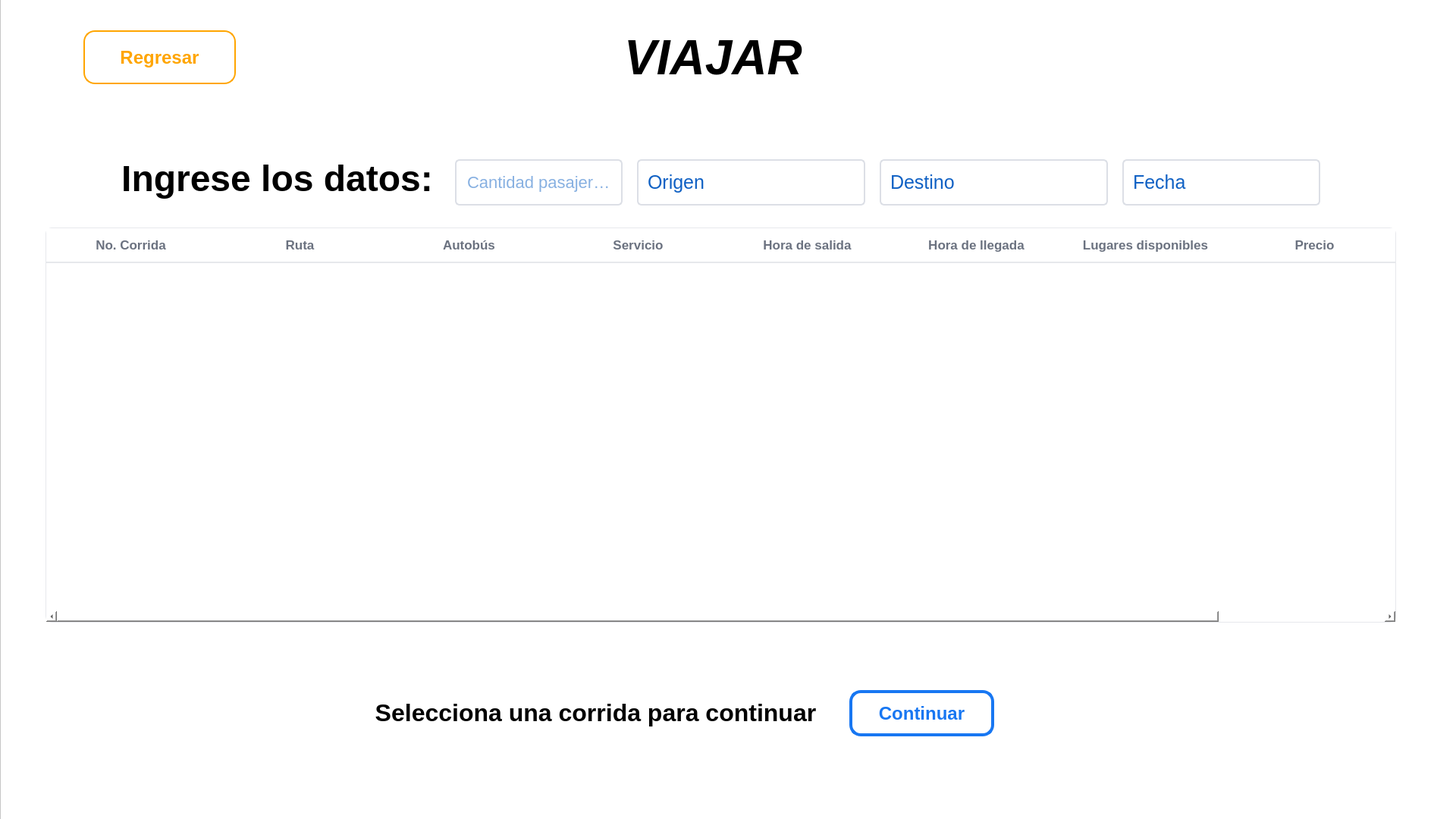
<?xml version="1.0" encoding="UTF-8"?>
<ui version="4.0">
 <class>Form</class>
 <widget class="QWidget" name="Form">
  <property name="geometry">
   <rect>
    <x>0</x>
    <y>0</y>
    <width>1920</width>
    <height>1080</height>
   </rect>
  </property>
  <property name="sizePolicy">
   <sizepolicy hsizetype="Preferred" vsizetype="Preferred">
    <horstretch>0</horstretch>
    <verstretch>192</verstretch>
   </sizepolicy>
  </property>
  <property name="windowTitle">
   <string>Form</string>
  </property>
  <property name="styleSheet">
   <string notr="true">background-color: rgb(255, 255, 255);</string>
  </property>
  <widget class="QLabel" name="label_estatico_logo">
   <property name="geometry">
    <rect>
     <x>1560</x>
     <y>20</y>
     <width>331</width>
     <height>91</height>
    </rect>
   </property>
   <property name="text">
    <string/>
   </property>
   <property name="pixmap">
    <pixmap>../../recursos/recursos_empresa/Screenshot from 2025-11-22 14-58-14.png</pixmap>
   </property>
   <property name="scaledContents">
    <bool>true</bool>
   </property>
  </widget>
  <widget class="QLabel" name="label_estatico_titulo">
   <property name="geometry">
    <rect>
     <x>750</x>
     <y>40</y>
     <width>381</width>
     <height>71</height>
    </rect>
   </property>
   <property name="text">
    <string>&lt;html&gt;&lt;head/&gt;&lt;body&gt;&lt;p align=&quot;center&quot;&gt;&lt;span style=&quot; font-size:48pt; font-weight:700; font-style:italic;&quot;&gt;VIAJAR&lt;/span&gt;&lt;/p&gt;&lt;/body&gt;&lt;/html&gt;</string>
   </property>
  </widget>
  <widget class="QPushButton" name="boton_regresar">
   <property name="geometry">
    <rect>
     <x>110</x>
     <y>40</y>
     <width>201</width>
     <height>71</height>
    </rect>
   </property>
   <property name="styleSheet">
    <string notr="true">QPushButton {
    /* Sin color de fondo */
    background-color: transparent;
    
    /* Borde naranja */
    border: 2px solid #FFA500;
    
    /* Bordes redondos */
    border-radius: 15px;
    
    /* Texto naranja y en negrita */
    color: #FFA500;
    font-weight: bold;
	font-size: 24px;
    
    /* Padding interno */
    padding: 8px 16px;
    
    /* Eliminar outline por defecto */
    outline: none;
}

/* Efecto hover */
QPushButton:hover {
    background-color: rgba(255, 165, 0, 0.1);
}

/* Efecto pressed */
QPushButton:pressed {
    background-color: rgba(255, 165, 0, 0.2);
    border: 2px solid #FF8C00;
    color: #FF8C00;
}

/* Efecto disabled */
QPushButton:disabled {
    border: 2px solid #CCCCCC;
    color: #CCCCCC;
    background-color: transparent;
}</string>
   </property>
   <property name="text">
    <string>Regresar</string>
   </property>
  </widget>
  <widget class="QTableWidget" name="tableWidget">
   <property name="geometry">
    <rect>
     <x>60</x>
     <y>300</y>
     <width>1781</width>
     <height>521</height>
    </rect>
   </property>
   <property name="styleSheet">
    <string notr="true">QTableView {
    background: #ffffff;
    border: 1px solid #e6e8ec;
    border-radius: 8px;
    gridline-color: #f1f1f3;
    selection-background-color: #e8f0fe;
    selection-color: #1a1a1a;
    font-size: 14px;
    color: #333;
    alternate-background-color: #fafbff;
    show-grid: false;
    
    /* Centrar todo el contenido de las celdas */
    qproperty-alignment: 'AlignCenter';
}

QTableView::item {
    padding: 8px 12px;
    border: 0px;
    
    /* Centrar contenido de cada item */
    text-align: center;
}

QTableView::item:hover {
    background: #f5f8ff;
}

QTableView::item:selected {
    background: #e2edff;
    color: #1a1a1a;
}

QHeaderView::section {
    background: #ffffff;
    color: #6b7280;
    padding: 10px 12px;
    border: 0;
    border-bottom: 2px solid #e6e8ec;
    font-size: 17px;
    font-weight: 600;
    
    /* Centrar texto del encabezado */
    text-align: center;
    
    /* Asegurar que todas las columnas tengan el mismo ancho */
    qproperty-minimumSectionSize: 150; /* Ancho mínimo igual para todas */
    qproperty-defaultAlignment: 'AlignCenter'; /* Centrar texto del header */
}

QHeaderView::section:hover {
    background: #f7f9fc;
}

QHeaderView {
    background: #ffffff;
    border: 0;
    
    /* IMPORTANTE: Forzar que las secciones se estiren para llenar el espacio */
    qproperty-stretchLastSection: false;
    qproperty-resizeMode: 'Stretch'; /* Esto hace que las columnas se ajusten automáticamente */
}

/* Configuración adicional para el modelo de datos en Python */
QTableView QAbstractItemView {
    /* Asegurar que las columnas se ajusten al contenido */
    qproperty-horizontalScrollMode: 'ScrollPerPixel';
    qproperty-verticalScrollMode: 'ScrollPerPixel';
}

QTableView::indicator {
    width: 18px;
    height: 18px;
    /* Centrar el checkbox si hay */
    margin-left: auto;
    margin-right: auto;
}

QHeaderView::section:first {
    border-top-left-radius: 8px;
}

QHeaderView::section:last {
    border-top-right-radius: 8px;
}

QScrollBar:vertical {
    background: transparent;
    width: 10px;
    margin: 0px;
}

QScrollBar::handle:vertical {
    background: #cfd3da;
    min-height: 25px;
    border-radius: 5px;
}

QScrollBar::handle:vertical:hover {
    background: #b5bac4;
}

QScrollBar::add-line,
QScrollBar::sub-line {
    background: none;
    height: 0px;
}</string>
   </property>
   <property name="selectionMode">
    <enum>QAbstractItemView::SelectionMode::SingleSelection</enum>
   </property>
   <property name="selectionBehavior">
    <enum>QAbstractItemView::SelectionBehavior::SelectRows</enum>
   </property>
   <attribute name="horizontalHeaderDefaultSectionSize">
    <number>223</number>
   </attribute>
   <attribute name="verticalHeaderVisible">
    <bool>false</bool>
   </attribute>
   <attribute name="verticalHeaderDefaultSectionSize">
    <number>55</number>
   </attribute>
   <attribute name="verticalHeaderHighlightSections">
    <bool>false</bool>
   </attribute>
   <column>
    <property name="text">
     <string>No. Corrida</string>
    </property>
   </column>
   <column>
    <property name="text">
     <string>Ruta</string>
    </property>
   </column>
   <column>
    <property name="text">
     <string>Autobús</string>
    </property>
   </column>
   <column>
    <property name="text">
     <string>Servicio</string>
    </property>
   </column>
   <column>
    <property name="text">
     <string>Hora de salida</string>
    </property>
   </column>
   <column>
    <property name="text">
     <string>Hora de llegada</string>
    </property>
   </column>
   <column>
    <property name="text">
     <string>Lugares disponibles</string>
    </property>
   </column>
   <column>
    <property name="text">
     <string>Precio</string>
    </property>
   </column>
  </widget>
  <widget class="QLabel" name="label_estatico_titulo_2">
   <property name="geometry">
    <rect>
     <x>160</x>
     <y>200</y>
     <width>411</width>
     <height>71</height>
    </rect>
   </property>
   <property name="text">
    <string>&lt;html&gt;&lt;head/&gt;&lt;body&gt;&lt;p align=&quot;center&quot;&gt;&lt;span style=&quot; font-size:36pt; font-weight:700;&quot;&gt;Ingrese los datos:&lt;/span&gt;&lt;/p&gt;&lt;/body&gt;&lt;/html&gt;</string>
   </property>
  </widget>
  <widget class="QFrame" name="frame">
   <property name="geometry">
    <rect>
     <x>0</x>
     <y>-20</y>
     <width>1931</width>
     <height>1121</height>
    </rect>
   </property>
   <property name="frameShape">
    <enum>QFrame::Shape::StyledPanel</enum>
   </property>
   <property name="frameShadow">
    <enum>QFrame::Shadow::Raised</enum>
   </property>
   <widget class="QPushButton" name="boton_continuar">
    <property name="geometry">
     <rect>
      <x>1120</x>
      <y>930</y>
      <width>191</width>
      <height>61</height>
     </rect>
    </property>
    <property name="styleSheet">
     <string notr="true">QPushButton {
    background-color: transparent;
    border: 4px solid #1877F2;
    border-radius: 15px;
    color: #1877F2;
    font-weight: bold;
    font-size: 24px;
    padding: 12px 24px;
    outline: none;
}

QPushButton:hover {
    background-color: rgba(24, 119, 242, 0.1);
    border: 4px solid #166FE5;
    color: #166FE5;
}

QPushButton:pressed {
    background-color: rgba(24, 119, 242, 0.2);
    border: 4px solid #1460C4;
    color: #1460C4;
}

QPushButton:disabled {
    border: 4px solid #CCCCCC;
    color: #CCCCCC;
    background-color: transparent;
}</string>
    </property>
    <property name="text">
     <string>Continuar</string>
    </property>
   </widget>
   <widget class="QLabel" name="label_estatico_subtitulo_4">
    <property name="geometry">
     <rect>
      <x>460</x>
      <y>940</y>
      <width>651</width>
      <height>41</height>
     </rect>
    </property>
    <property name="text">
     <string>&lt;html&gt;&lt;head/&gt;&lt;body&gt;&lt;p align=&quot;center&quot;&gt;&lt;span style=&quot; font-size:24pt; font-weight:700;&quot;&gt;Selecciona una corrida para continuar&lt;/span&gt;&lt;/p&gt;&lt;/body&gt;&lt;/html&gt;</string>
    </property>
   </widget>
   <widget class="QLineEdit" name="LineEdit_pasajeros">
    <property name="geometry">
     <rect>
      <x>600</x>
      <y>230</y>
      <width>221</width>
      <height>61</height>
     </rect>
    </property>
    <property name="styleSheet">
     <string notr="true">QLineEdit {
    background-color: #ffffff;
    border: 2px solid #dcdfe6;
    border-radius: 6px;
    padding: 6px 12px;
    font-size: 22px;
    color: #1061C4;
    min-height: 18px;
}

QLineEdit:hover {
    border-color: #c0c4cc;
}

QLineEdit:focus {
    border-color: #409eff;
}

QLineEdit:disabled {
    background-color: #f5f7fa;
    color: #c0c4cc;
    border-color: #e4e7ed;
}

QLineEdit:read-only {
    background-color: #f5f7fa;
    color: #909399;
}</string>
    </property>
    <property name="text">
     <string/>
    </property>
    <property name="placeholderText">
     <string>Cantidad pasajeros</string>
    </property>
   </widget>
   <widget class="QComboBox" name="comboBox_fecha">
    <property name="geometry">
     <rect>
      <x>1480</x>
      <y>230</y>
      <width>261</width>
      <height>61</height>
     </rect>
    </property>
    <property name="styleSheet">
     <string notr="true">QComboBox {
    background-color: #ffffff;
    border: 2px solid #dcdfe6;
    border-radius: 6px;
    padding: 6px 12px;
    font-size: 25px;
    color: #1061C4;
    min-height: 18px;
}

QComboBox:hover {
    border-color: #c0c4cc;
}

QComboBox:focus {
    border-color: #409eff;
}

QComboBox::drop-down {
    border: none;
    width: 25px;
}

QComboBox::down-arrow {
    image: none;
    border-left: 4px solid transparent;
    border-right: 4px solid transparent;
    border-top: 4px solid #909399;
}

QComboBox QAbstractItemView {
    border: 1px solid #dcdfe6;
    border-radius: 6px;
    background-color: white;
    outline: none;
    selection-background-color: #409eff;
    selection-color: white;
    /* ELIMINA CUALQUIER cursor: ...; DE AQUÍ */
}</string>
    </property>
    <property name="placeholderText">
     <string>Fecha</string>
    </property>
   </widget>
   <widget class="QComboBox" name="comboBox_origen">
    <property name="geometry">
     <rect>
      <x>840</x>
      <y>230</y>
      <width>301</width>
      <height>61</height>
     </rect>
    </property>
    <property name="styleSheet">
     <string notr="true">QComboBox {
    background-color: #ffffff;
    border: 2px solid #dcdfe6;
    border-radius: 6px;
    padding: 6px 12px;
    font-size: 25px;
    color: #1061C4;
    min-height: 18px;
}

QComboBox:hover {
    border-color: #c0c4cc;
}

QComboBox:focus {
    border-color: #409eff;
}

QComboBox::drop-down {
    border: none;
    width: 25px;
}

QComboBox::down-arrow {
    image: none;
    border-left: 4px solid transparent;
    border-right: 4px solid transparent;
    border-top: 4px solid #909399;
}

QComboBox QAbstractItemView {
    border: 1px solid #dcdfe6;
    border-radius: 6px;
    background-color: white;
    outline: none;
    selection-background-color: #409eff;
    selection-color: white;
    /* ELIMINA CUALQUIER cursor: ...; DE AQUÍ */
}</string>
    </property>
    <property name="placeholderText">
     <string>Origen</string>
    </property>
   </widget>
   <widget class="QComboBox" name="comboBox_destino">
    <property name="geometry">
     <rect>
      <x>1160</x>
      <y>230</y>
      <width>301</width>
      <height>61</height>
     </rect>
    </property>
    <property name="styleSheet">
     <string notr="true">QComboBox {
    background-color: #ffffff;
    border: 2px solid #dcdfe6;
    border-radius: 6px;
    padding: 6px 12px;
    font-size: 25px;
    color: #1061C4;
    min-height: 18px;
}

QComboBox:hover {
    border-color: #c0c4cc;
}

QComboBox:focus {
    border-color: #409eff;
}

QComboBox::drop-down {
    border: none;
    width: 25px;
}

QComboBox::down-arrow {
    image: none;
    border-left: 4px solid transparent;
    border-right: 4px solid transparent;
    border-top: 4px solid #909399;
}

QComboBox QAbstractItemView {
    border: 1px solid #dcdfe6;
    border-radius: 6px;
    background-color: white;
    outline: none;
    selection-background-color: #409eff;
    selection-color: white;
    /* ELIMINA CUALQUIER cursor: ...; DE AQUÍ */
}</string>
    </property>
    <property name="placeholderText">
     <string>Destino</string>
    </property>
   </widget>
  </widget>
  <zorder>frame</zorder>
  <zorder>label_estatico_logo</zorder>
  <zorder>label_estatico_titulo</zorder>
  <zorder>boton_regresar</zorder>
  <zorder>tableWidget</zorder>
  <zorder>label_estatico_titulo_2</zorder>
 </widget>
 <resources/>
 <connections/>
</ui>
